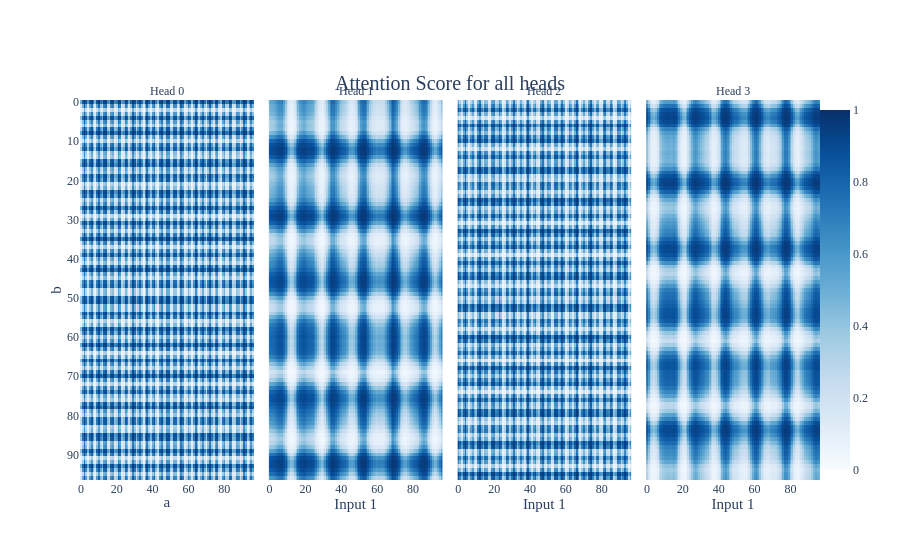

The code cell stored with this chart in its notebook:
### Markdown cell above
## Figure 4a

The attention score for each head from $=$ to $a$, as a function of inputs $a,b$.

## Figure 4b

The activations of MLP neurons 0 to 3 given inputs $a,b$. Both the attention scores and the neuron activations are periodic, as discussed in Section 4.1.

## Figure 4c

The norm of the Fourier components of logits. As discussed in Section 4.1, there are 20 significant components corresponding to the 5 key frequencies.

### Code cell
fig = inputs_heatmap(attn_mat[:, :,  0],
                     title=f'Attention Score for all heads',
                     return_fig=True,
                     color_continuous_scale='Blues',
                     facet_col=2,
                    facet_labels=[f"Head {i}" for i in range(4)],
                     zmin=0.,
                     zmax=1.)
fig.update_layout(coloraxis_colorbar_x=1.0,
                  coloraxis_colorbar_xanchor="left", xaxis_title="a", yaxis_title="b")
fig.show("vscode+colab")
write_image(fig, 'att_score_pos_0')

### Figure 1 — Plotly figure (JSON) as saved in the notebook; plotly's stock layout.template omitted (floating-point values rounded to 4 significant figures; data arrays with more than 128 entries replaced by an {"elided": "..."} marker saying what was removed)
{"data": [{"coloraxis": "coloraxis", "name": "0", "z": {"elided": "97x97 float values"}, "type": "heatmap", "xaxis": "x", "yaxis": "y", "hovertemplate": "x: %{x}<br>y: %{y}<br>color: %{z}<extra></extra>"}, {"coloraxis": "coloraxis", "name": "1", "z": {"elided": "97x97 float values"}, "type": "heatmap", "xaxis": "x2", "yaxis": "y2", "hovertemplate": "x: %{x}<br>y: %{y}<br>color: %{z}<extra></extra>"}, {"coloraxis": "coloraxis", "name": "2", "z": {"elided": "97x97 float values"}, "type": "heatmap", "xaxis": "x3", "yaxis": "y3", "hovertemplate": "x: %{x}<br>y: %{y}<br>color: %{z}<extra></extra>"}, {"coloraxis": "coloraxis", "name": "3", "z": {"elided": "97x97 float values"}, "type": "heatmap", "xaxis": "x4", "yaxis": "y4", "hovertemplate": "x: %{x}<br>y: %{y}<br>color: %{z}<extra></extra>"}], "layout": {"xaxis": {"anchor": "y", "domain": [0, 0.235], "title": {"text": "a"}}, "yaxis": {"anchor": "x", "domain": [0, 1], "autorange": "reversed", "title": {"text": "b"}}, "xaxis2": {"anchor": "y2", "domain": [0.255, 0.49], "matches": "x", "title": {"text": "Input 1"}}, "yaxis2": {"anchor": "x2", "domain": [0, 1], "matches": "y", "showticklabels": false}, "xaxis3": {"anchor": "y3", "domain": [0.51, 0.745], "matches": "x", "title": {"text": "Input 1"}}, "yaxis3": {"anchor": "x3", "domain": [0, 1], "matches": "y", "showticklabels": false}, "xaxis4": {"anchor": "y4", "domain": [0.765, 1.0], "matches": "x", "title": {"text": "Input 1"}}, "yaxis4": {"anchor": "x4", "domain": [0, 1], "matches": "y", "showticklabels": false}, "annotations": [{"font": {}, "showarrow": false, "text": "Head 0", "x": 0.1175, "xanchor": "center", "xref": "paper", "y": 1, "yanchor": "bottom", "yref": "paper"}, {"font": {}, "showarrow": false, "text": "Head 1", "x": 0.3725, "xanchor": "center", "xref": "paper", "y": 1, "yanchor": "bottom", "yref": "paper"}, {"font": {}, "showarrow": false, "text": "Head 2", "x": 0.6275, "xanchor": "center", "xref": "paper", "y": 1, "yanchor": "bottom", "yref": "paper"}, {"font": {}, "showarrow": false, "text": "Head 3", "x": 0.8825, "xanchor": "center", "xref": "paper", "y": 1, "yanchor": "bottom", "yref": "paper"}], "coloraxis": {"colorscale": [[0, "rgb(247,251,255)"], [0.125, "rgb(222,235,247)"], [0.25, "rgb(198,219,239)"], [0.375, "rgb(158,202,225)"], [0.5, "rgb(107,174,214)"], [0.625, "rgb(66,146,198)"], [0.75, "rgb(33,113,181)"], [0.875, "rgb(8,81,156)"], [1, "rgb(8,48,107)"]], "cmid": 0, "cmin": 0, "cmax": 1, "colorbar": {"x": 1, "xanchor": "left"}}, "title": {"text": "Attention Score for all heads"}}}
